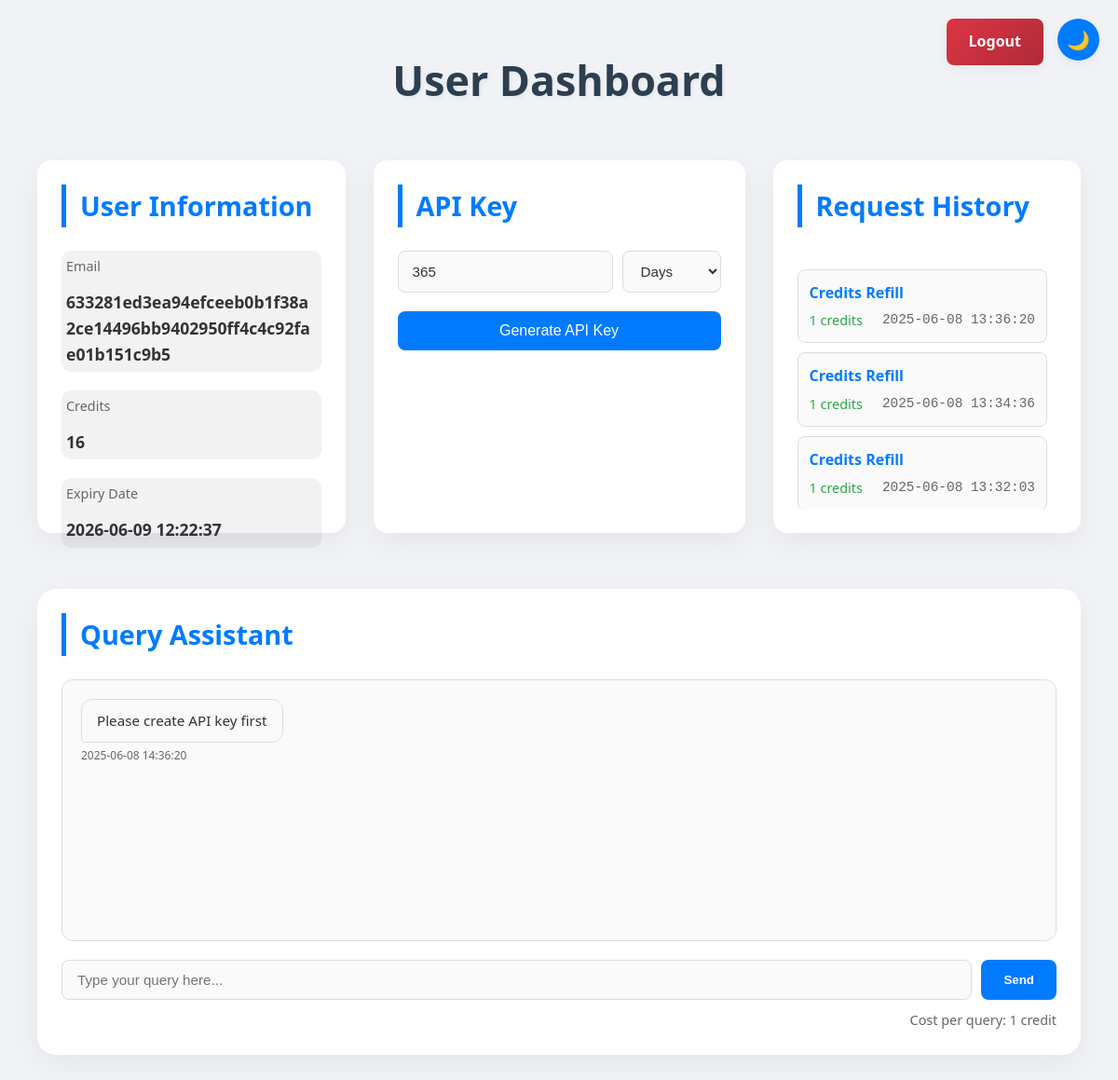
Page /user_dashboard (signed in) on the committed database.
### tables this page shows
CREATE TABLE accounts (
                    id INTEGER PRIMARY KEY AUTOINCREMENT,
                    username TEXT NOT NULL UNIQUE,
                    password TEXT NOT NULL,
                    created_at TEXT NOT NULL
                );

CREATE TABLE request_history (
                    id INTEGER PRIMARY KEY AUTOINCREMENT,
                    account_id INTEGER NOT NULL,
                    request_type TEXT NOT NULL,
                    credits INTEGER NOT NULL,
                    timestamp TIMESTAMP NOT NULL,
                    FOREIGN KEY (account_id) REFERENCES accounts(id)
                );

### app.py (the view)
@app.route('/user_dashboard')
@user_login_required
def user_dashboard():
    try:
        user_id = session.get('user_id')
        with get_db_connection() as conn:
            c = conn.cursor()
            c.execute("""
                SELECT a.username, ut.credits, ut.expiry_date, ut.token, ak.api_key
                FROM accounts a
                LEFT JOIN (
                    SELECT account_id, MAX(id) AS max_id
                    FROM user_tokens
                    GROUP BY account_id
                ) latest_ut ON a.id = latest_ut.account_id
                LEFT JOIN user_tokens ut ON ut.id = latest_ut.max_id
                LEFT JOIN api_keys ak ON a.id = ak.account_id
                WHERE a.id = ?
            """, (user_id,))
            user_data = c.fetchone()
            if not user_data:
                flash("User not found.", "danger")
                return redirect(url_for('user_login'))
            try:
                username = decrypt_user_acc_data(user_data["username"])
            except Exception as e:
                username = "Decryption Error"
                log_action("username_decryption_failed", {"error": str(e)}, "Failed to decrypt username")
            c.execute("""
                SELECT request_type, credits, timestamp
                FROM request_history
                WHERE account_id = ?
                ORDER BY timestamp DESC LIMIT 50
            """, (user_id,))
            request_history = [
                {
                    "request_type": row["request_type"],
                    "credits": row["credits"],
                    "timestamp": row["timestamp"]
                } for row in c.fetchall()
            ]
            c.execute("""
                SELECT credits FROM user_tokens
                WHERE account_id = ?
                ORDER BY id DESC LIMIT 1
            """, (user_id,))
            latest_credits = c.fetchone()
            current_credits = latest_credits["credits"] if latest_credits else 0
            user_info = {
                "username": username,
                "credits": current_credits,
                "expiry": user_data["expiry_date"] if user_data["expiry_date"] else "N/A",
                "api_key": user_data["api_key"] if user_data["api_key"] else None
            }
            return render_template('user_dashboard.html',
                                user=user_info,
                                request_history=request_history)
    except Exception as e:
        log_action("user_dashboard_error", {"error": str(e)}, "Failed to load dashboard")
        flash(f"Error retrieving dashboard: {str(e)}", "danger")
        return redirect(url_for('user_login'))

### app.py (called while the page is built)
def user_login_required(f):
    @wraps(f)
    def decorated_function(*args, **kwargs):
        if not session.get('user_logged_in'):
            flash("Please log in to access your dashboard.", "danger")
            return redirect(url_for('user_login', next=request.url))
        return f(*args, **kwargs)
    return decorated_function

@app.template_filter('datetimeformat')
def datetimeformat(value):
    try:
        dt = datetime.fromisoformat(value)
        return dt.strftime('%Y-%m-%d %H:%M:%S')
    except (ValueError, TypeError):
        return str(value)

@app.context_processor
def utility_processor():
    return {
        'now': datetime.now
    }

@app.before_request
def before_request():
    if session.get('user_logged_in') or session.get('admin_logged_in'):
        if 'last_activity' in session:
            last_activity = datetime.fromisoformat(session['last_activity'])
            if datetime.now() - last_activity > timedelta(minutes=14):
                flash("Your session will expire in 1 minute. Please save your work.", "warning")
        session['last_activity'] = datetime.now().isoformat()

### crypto_utils.py (called while the page is built)
def get_db_connection():
    conn = sqlite3.connect(DB_PATH)
    conn.row_factory = sqlite3.Row
    return conn

def decrypt_data(token: str) -> dict:
    try:
        decrypted = cipher.decrypt(token.encode())
        data = json.loads(decrypted.decode())
        log_action("decrypted_data", {}, f"token: {token[:8]}...")
        return data
    except Exception as e:
        log_action("decryption_failed", {"error": str(e)}, f"token: {token[:8]}...")
        raise ValueError(f"Decryption failed: {str(e)}") from e

### log_utils.py (called while the page is built)
def log_action(action, data, extra_info=None):
    try:
        message = f"{action} - {data}"
        if extra_info:
            message += f" - {extra_info}"
        user_action_logger.info(message)
        logging.debug(message)
    except Exception as e:
        print(f"Logging failed: {str(e)}")  # Fallback to console

### templates/user_dashboard.html (shortened to what this page needs)
<!DOCTYPE html>
<html lang="en">
<head>
</head>
<body>
  <div class="top-bar">
    <a href="{{ url_for('user_logout') }}" class="logout-button">Logout</a>
    <button class="theme-toggle" onclick="toggleTheme()" aria-label="Toggle theme">🌙</button>
  </div>
  <h1>User Dashboard</h1>
  <div class="dashboard-grid">
    <section class="user-info">
      <h2>User Information</h2>
      <div class="info-grid">
        <div class="info-item">
          <div class="info-label">Email</div>
          <div class="info-value">{{ user.username }}</div>
        </div>
        <div class="info-item">
          <div class="info-label">Credits</div>
          <div class="info-value" id="creditDisplay">{{ user.credits }}</div>
        </div>
        <div class="info-item">
          <div class="info-label">Expiry Date</div>
          <div class="info-value">{{ user.expiry | datetimeformat }}</div>
        </div>
      </div>
    </section>
    <section class="api-key-section">
      <h2>API Key</h2>
      {% if user.api_key %}
        <div class="api-key-container">
          <div class="api-key-header">
            <span class="api-key-label">Your API Key</span>
          </div>
          <div class="api-key-value" id="api-key" data-api-key="{{ user.api_key }}">
            {{ user.api_key[:8] }}...
          </div>
          <div class="action-buttons">
            <button class="toggle-api-key" onclick="showApiKey()">
              <span>👁️</span> Show
            </button>
            <button class="copy-api-key" onclick="copyApiKey()">
              <span>📋</span> Copy
            </button>
            <button class="delete-api-key" onclick="deleteApiKey()">
              <span>🗑️</span> Delete
            </button>
          </div>
        </div>
      {% else %}
        <form method="POST" action="{{ url_for('user_generate_api_key') }}" onsubmit="return handleFormSubmit(this)">
          <div class="expiry-group">
            <input type="number" name="expiry_value" value="365" min="1" required placeholder="Enter expiry value">
            <select name="expiry_unit">
              <option value="Days" selected>Days</option>
            </select>
          </div>
          <button type="submit" class="generate-key-btn">Generate API Key</button>
        </form>
      {% endif %}
    </section>
    <section class="history-section">
      <h2>Request History</h2>
      <div class="request-history">
        {% for request in request_history %}
        <div class="request-item">
          <div class="request-type">{{ request.request_type | replace('_', ' ') | title }}</div>
          <div class="request-details">
            <span class="request-credits">{{ request.credits }} credits</span>
            <span class="request-time">{{ request.timestamp | datetimeformat }}</span>
          </div>
        </div>
        {% endfor %}
      </div>
    </section>
    <section class="query-section">
      <h2>Query Assistant</h2>
      <div class="chat-container" id="chatContainer">
        {% if not user.api_key %}
        <div class="message bot">
          <div class="message-content">
            Please create API key first
          </div>
          <div class="message-time">{{ now() | datetimeformat }}</div>
        </div>
        {% endif %}
      </div>
      <form class="query-form" id="queryForm">
        <input type="text" class="query-input" id="queryInput" placeholder="Type your query here..." required>
        <button type="button" class="query-submit" id="querySubmit">Send</button>
      </form>
      <div class="credits-info">
        Cost per query: 1 credit
      </div>
    </section>
  </div>
</body>
</html>

### rows in the picture
accounts: username "633281ed3ea94efceeb0b1f38a2ce14496bb9402950ff4c4c92fae01b151c9b5"
request_history: request_type "Credits Refill", credits "1", timestamp "2025-06-08 13:36:20"
request_history: request_type "Credits Refill", credits "1", timestamp "2025-06-08 13:34:36"
request_history: request_type "Credits Refill", credits "1", timestamp "2025-06-08 13:32:03"

### other values in the picture
{{ user.credits }} "16"
{{ user.expiry | datetimeformat }} "2026-06-09 12:22:37"
